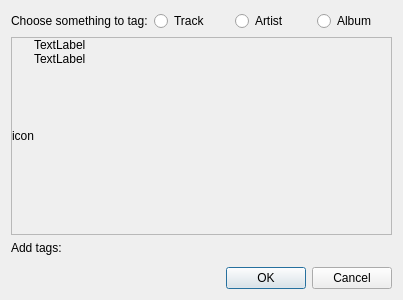
<?xml version="1.0" encoding="UTF-8"?>
<ui version="4.0">
 <class>TagDialog</class>
 <widget class="QDialog" name="TagDialog">
  <property name="geometry">
   <rect>
    <x>0</x>
    <y>0</y>
    <width>403</width>
    <height>300</height>
   </rect>
  </property>
  <property name="windowTitle">
   <string>Tag</string>
  </property>
  <layout class="QVBoxLayout" name="verticalLayout_2">
   <item>
    <layout class="QHBoxLayout" name="horizontalLayout">
     <item>
      <widget class="QLabel" name="choose">
       <property name="text">
        <string>Choose something to tag:</string>
       </property>
      </widget>
     </item>
     <item>
      <widget class="QRadioButton" name="track">
       <property name="text">
        <string>Track</string>
       </property>
      </widget>
     </item>
     <item>
      <widget class="QRadioButton" name="artist">
       <property name="text">
        <string>Artist</string>
       </property>
      </widget>
     </item>
     <item>
      <widget class="QRadioButton" name="album">
       <property name="text">
        <string>Album</string>
       </property>
      </widget>
     </item>
    </layout>
   </item>
   <item>
    <widget class="QFrame" name="what">
     <property name="frameShape">
      <enum>QFrame::StyledPanel</enum>
     </property>
     <property name="frameShadow">
      <enum>QFrame::Raised</enum>
     </property>
     <layout class="QHBoxLayout" name="horizontalLayout_2" stretch="0,1">
      <property name="spacing">
       <number>0</number>
      </property>
      <property name="margin">
       <number>0</number>
      </property>
      <item>
       <widget class="HttpImageWidget" name="icon">
        <property name="text">
         <string>icon</string>
        </property>
       </widget>
      </item>
      <item>
       <layout class="QVBoxLayout" name="verticalLayout">
        <property name="spacing">
         <number>0</number>
        </property>
        <item>
         <widget class="unicorn::Label" name="title">
          <property name="text">
           <string notr="true">TextLabel</string>
          </property>
          <property name="textFormat">
           <enum>Qt::RichText</enum>
          </property>
          <property name="wordWrap">
           <bool>true</bool>
          </property>
         </widget>
        </item>
        <item>
         <widget class="unicorn::Label" name="description">
          <property name="text">
           <string notr="true">TextLabel</string>
          </property>
          <property name="textFormat">
           <enum>Qt::RichText</enum>
          </property>
          <property name="wordWrap">
           <bool>true</bool>
          </property>
         </widget>
        </item>
        <item>
         <spacer name="verticalSpacer">
          <property name="orientation">
           <enum>Qt::Vertical</enum>
          </property>
          <property name="sizeHint" stdset="0">
           <size>
            <width>20</width>
            <height>0</height>
           </size>
          </property>
         </spacer>
        </item>
       </layout>
      </item>
     </layout>
    </widget>
   </item>
   <item>
    <widget class="QLabel" name="addTags">
     <property name="text">
      <string>Add tags:</string>
     </property>
    </widget>
   </item>
   <item>
    <widget class="ItemSelectorWidget" name="tags">
     <property name="frameShape">
      <enum>QFrame::StyledPanel</enum>
     </property>
     <property name="frameShadow">
      <enum>QFrame::Raised</enum>
     </property>
    </widget>
   </item>
   <item>
    <widget class="QDialogButtonBox" name="buttonBox">
     <property name="orientation">
      <enum>Qt::Horizontal</enum>
     </property>
     <property name="standardButtons">
      <set>QDialogButtonBox::Cancel|QDialogButtonBox::Ok</set>
     </property>
    </widget>
   </item>
  </layout>
 </widget>
 <customwidgets>
  <customwidget>
   <class>HttpImageWidget</class>
   <extends>QLabel</extends>
   <header>lib/unicorn/widgets/HttpImageWidget.h</header>
  </customwidget>
  <customwidget>
   <class>unicorn::Label</class>
   <extends>QLabel</extends>
   <header>lib/unicorn/widgets/Label.h</header>
  </customwidget>
  <customwidget>
   <class>ItemSelectorWidget</class>
   <extends>QFrame</extends>
   <header>lib/unicorn/widgets/ItemSelectorWidget.h</header>
   <container>1</container>
  </customwidget>
 </customwidgets>
 <resources/>
 <connections>
  <connection>
   <sender>buttonBox</sender>
   <signal>accepted()</signal>
   <receiver>TagDialog</receiver>
   <slot>accept()</slot>
   <hints>
    <hint type="sourcelabel">
     <x>248</x>
     <y>254</y>
    </hint>
    <hint type="destinationlabel">
     <x>157</x>
     <y>274</y>
    </hint>
   </hints>
  </connection>
  <connection>
   <sender>buttonBox</sender>
   <signal>rejected()</signal>
   <receiver>TagDialog</receiver>
   <slot>reject()</slot>
   <hints>
    <hint type="sourcelabel">
     <x>316</x>
     <y>260</y>
    </hint>
    <hint type="destinationlabel">
     <x>286</x>
     <y>274</y>
    </hint>
   </hints>
  </connection>
 </connections>
</ui>
